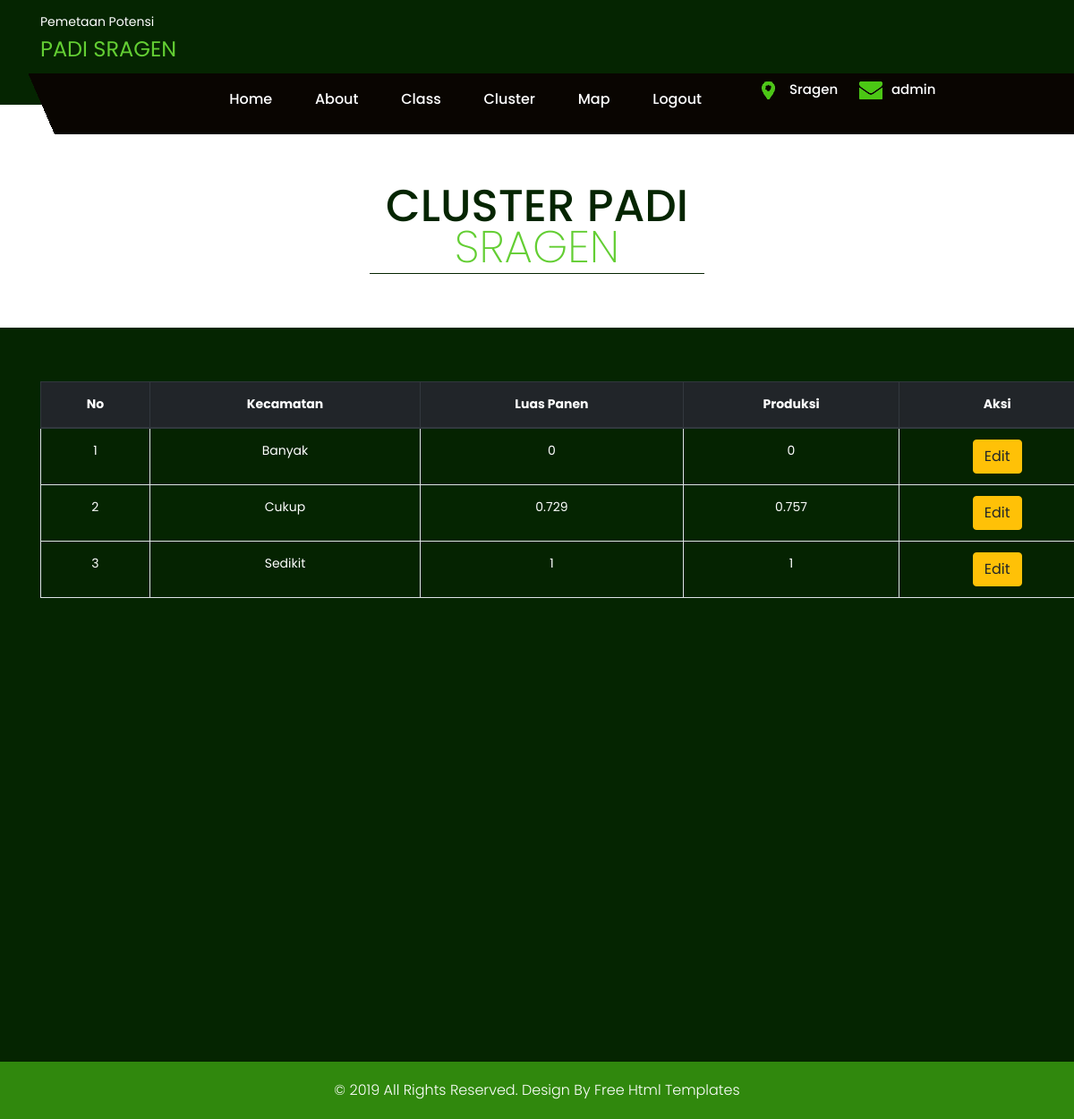
The page /master/class.php (signed in) on the database its author committed.
### tables this page shows
CREATE TABLE IF NOT EXISTS `cluster` (
  `id_cluster` int(11) NOT NULL,
  `nama` varchar(25) NOT NULL,
  `panen` float NOT NULL,
  `produksi` float NOT NULL,
  PRIMARY KEY (`id_cluster`)
);

### master/class.php (the view, shortened to what this page needs)
<!DOCTYPE html>
<html lang="en">
<?php include('linka.php'); ?>
    <div class="offer">
        <div class="container">
            <div class="row">
                <div class="col-md-12">
                    <div class="title">
                        <h2>Cluster Padi<strong class="black"> Sragen</strong></h2>
                    </div>
                </div>
            </div>
        </div>
        <div class="offer-bg">
            <div class="container">
                <div class="row">
<section class="main-section paddind" id="Portfolio">
        <div class="container" >
        <div class="table-responsive" style="width: 1179px;">
    <div style="height: 700px;">
    <table border="1px" style="color: white;" class="table table-bordered table-hover table-striped" width="100%">
        <thead class="thead-dark">
        <tr>
            <th>No</th>
            <th>Kecamatan</th>
            <th>Luas Panen</th>
            <th>Produksi</th>
            <th colspan="2">Aksi</th>
        </tr>
        </thead>
        <tbody>
        <?php
        include 'koneksi.php';
        $no=1;
        $data = mysqli_query($connect,"select * from cluster");
        while($d = mysqli_fetch_array($data)){
            ?>
            <tr>
                <td><?php echo $no++; ?></td>
                <td><?php echo $d['nama']; ?></td>
                <td><?php echo $d['panen']; ?></td>
                <td><?php echo $d['produksi']; ?></td>
                <td>
                <a class="btn btn-xs btn-warning" href="edit_class.php?id=<?php echo $d['id_cluster'];?>">Edit</a>
                </td>
             </tr>
            <?php
        }
        ?>
 </tbody>
    </table>
 </div>
</div>
 </div>
    </section>
                </div>
            </div>
        </div>
    </div>
    <footr>
        <div class="copyright">
            <div class="container">
                <p>© 2019 All Rights Reserved. Design By<a href="https://html.design/"> Free Html Templates</a></p>
        </div>
        </div>
    </footr>
</body>
</html>

### master/css/style.css (style rules this page uses)
* { box-sizing: border-box !important; transition: ease all 0.5s; }
html { scroll-behavior: smooth; }
body { color: #666666; font-size: 14px; font-family: poppins; line-height: 1.80857; font-weight: normal; overflow-x: hidden; }
a { color: #1f1f1f; text-decoration: none !important; outline: none !important; -webkit-transition: all .3s ease-in-out; -moz-transition: all .3s ease-in-out; -ms-transition: all .3s ease-in-out; -o-transition: all .3s ease-in-out; transition: all .3s ease-in-out; }
h1, h2, h3, h4, h5, h6 { letter-spacing: 0; font-weight: normal; position: relative; padding: 0 0 10px 0; font-weight: normal; line-height: normal; color: #111111; margin: 0 }
h2 { font-size: 22px }
*, *::after, *::before { -webkit-box-sizing: border-box; -moz-box-sizing: border-box; box-sizing: border-box; }
p { margin: 0px; font-weight: 300; font-size: 15px; line-height: 24px; }
a { color: #222222; text-decoration: none; outline: none !important; }
a, .btn { text-decoration: none !important; outline: none !important; -webkit-transition: all .3s ease-in-out; -moz-transition: all .3s ease-in-out; -ms-transition: all .3s ease-in-out; -o-transition: all .3s ease-in-out; transition: all .3s ease-in-out; }
.black { color: #63ce33; font-weight: 208; }
.title { text-align: center; padding-bottom: 60px; }
.title h2 { padding: 0px 0px 6px 0px; text-transform: uppercase; font-weight: 500; color: #052501; line-height: 46px; border-bottom: #052501 solid 1px; font-size: 50px; max-width: 374px; width: 100%; margin: 0 auto; }
.offer { padding-top: 90px; }
.offer-bg { background: #052501; padding: 90px 0px; }
.offer .offer-bg { background: #052501; text-align: center; padding: 60px 0px; }
.copyright { background: #30880d; padding: 20px 0px 20px 0; }
.copyright p { color: #fff; font-size: 16px; text-align: center; text-align: center; margin: 0 auto; }
.copyright a { color: #ffff; }

### rows shown on the page
cluster: nama "Banyak", panen "0", produksi "0"
cluster: nama "Cukup", panen "0.729", produksi "0.757"
cluster: nama "Sedikit", panen "1", produksi "1"

### other values the page prints
$_SESSION['username'] "admin"
